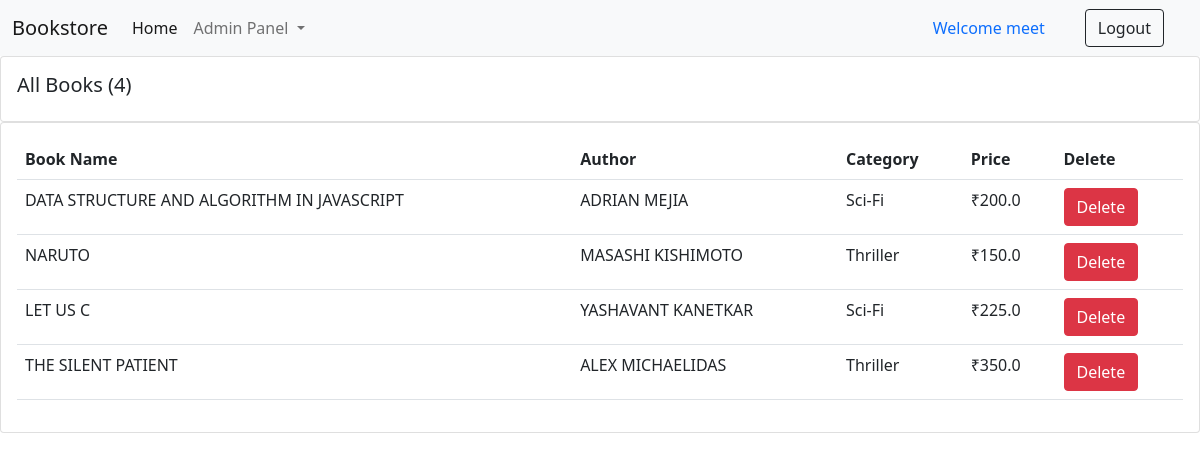
/all_books/ (signed in), run on the app's committed database.
### books/models.py (models this page shows, shortened)
class Book(models.Model):
    CATEGORY = (
    ('Mystery', 'Mystery'),
    ('Thriller', 'Thriller'),
    ('Sci-Fi', 'Sci-Fi'),
    ('Humor', 'Humor'),
    ('Horror', 'Horror'),
    )
    book_name = models.CharField(max_length=100)
    author = models.CharField(max_length=100, default="")
    category = models.CharField(max_length=100, choices=CATEGORY)
    price = models.FloatField()
    stock = models.IntegerField(default=2)

### books/views.py (the view)
# urls.py: path("all_books/", views.Admin, name="Admin"),
def Admin(request):
    if request.user.is_superuser or request.user.is_staff:
        books = Book.objects.all()
        total_books = books.count()
        return render(request, "for_admin.html", {'books':books, 'total_books':total_books})
    else:
        return HttpResponse("You are not authorized to access this page.")

### books/templates/for_admin.html (shortened to what this page needs)
{% extends 'admin_navbar.html' %}
{% block body %}
{% load static %}
      <div class="row">
        <div class="col-md">
          <div class="card card-body grid">
            <h5>All Books ({{total_books}})</h5>
          </div>
          <div class="card card-body">
            <table class="table">
              <tr>
                <th>Book Name</th>
                <th>Author</th>
                <th>Category</th>
                <th>Price</th>
                <th>Delete</th>
              </tr>
              {% for i in books %}
                <tr>
                  <td>{{i.book_name}}</td>
                  <td>{{i.author}}</td>
                  <td>{{i.category}}</td>
                  <td>₹{{i.price}}</td>
                  <td><a href="/all_books/delete_{{i.id}}/" class="btn btn-danger">Delete</a></td>
                </tr>
              {% endfor %}
            </table>
          </div>
        </div>
      </div>
      {% endblock %}

### books/templates/admin_navbar.html (shortened to what this page needs)
<!doctype html>
<html lang="en">
  <head>
    <link href="https://cdn.jsdelivr.net/npm/bootstrap@5.0.2/dist/css/bootstrap.min.css" rel="stylesheet">
  </head>
  <body>
    <nav class="navbar navbar-expand-lg navbar-light bg-light">
        <div class="container-fluid">
          <a class="navbar-brand" href="/">Bookstore</a>
          <div class="collapse navbar-collapse" id="navbarSupportedContent">
            <ul class="navbar-nav me-auto mb-2 mb-lg-0">
              <li class="nav-item">
                <a class="nav-link active" aria-current="page" href="/">Home</a>
              </li>
              <li class="nav-item dropdown">
                <a class="nav-link dropdown-toggle" href="#" id="navbarDropdown" role="button" data-bs-toggle="dropdown" aria-expanded="false">
                  Admin Panel
                </a>
              </li>
            </ul>
            {% if user.is_authenticated %}
              <a class="nav-link" href="#">Welcome {{request.user}}</a>
              <a href="/logout/" class="btn btn-outline-dark mx-4" type="submit">Logout</a>
            {% endif %}
          </div>
        </div>
      </nav>
      {% block body %}
      {% endblock %}
    </body>
    </html>

### data on the page
Book: book_name "DATA STRUCTURE AND ALGORITHM IN JAVASCRIPT", author "ADRIAN MEJIA", category "Sci-Fi", price "200.0"
Book: book_name "NARUTO", author "MASASHI KISHIMOTO", category "Thriller", price "150.0"
Book: book_name "LET US C", author "YASHAVANT KANETKAR", category "Sci-Fi", price "225.0"
Book: book_name "THE SILENT PATIENT", author "ALEX MICHAELIDAS", category "Thriller", price "350.0"

### other printed values
{{ request.user }} "meet"
{{ total_books }} "4"
